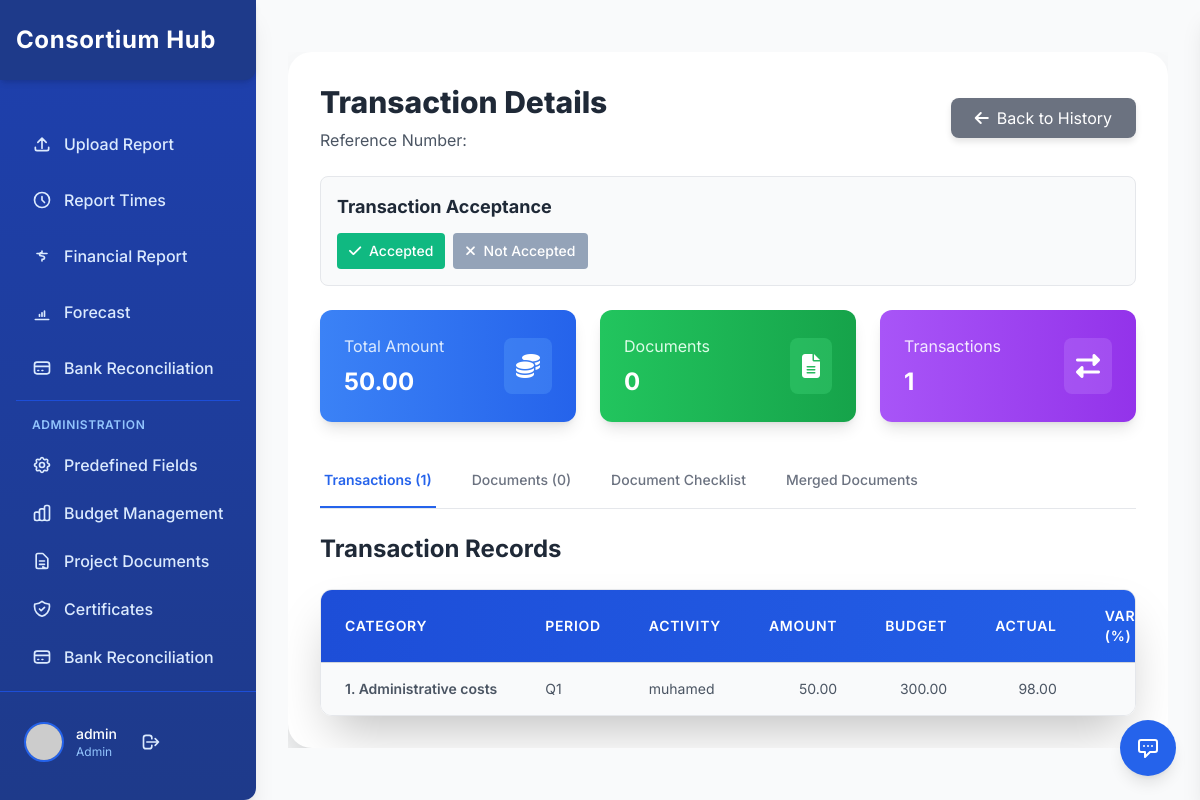
Page /transaction_detail.php?id=161 (signed in) on the committed database.
### tables this page shows
CREATE TABLE `budget_preview` (
  `PreviewID` int(11) NOT NULL,
  `BudgetHeading` varchar(255) DEFAULT NULL,
  `Outcome` varchar(255) DEFAULT NULL,
  `Activity` varchar(255) DEFAULT NULL,
  `BudgetLine` varchar(255) DEFAULT NULL,
  `Description` text DEFAULT NULL,
  `Partner` varchar(255) DEFAULT NULL,
  `EntryDate` date DEFAULT NULL,
  `Amount` decimal(18,2) DEFAULT NULL,
  `PVNumber` varchar(50) DEFAULT NULL,
  `Documents` varchar(255) DEFAULT NULL,
  `DocumentPaths` text DEFAULT NULL,
  `DocumentTypes` varchar(500) DEFAULT NULL,
  `OriginalNames` varchar(500) DEFAULT NULL,
  `QuarterPeriod` varchar(10) DEFAULT NULL,
  `CategoryName` varchar(255) DEFAULT NULL,
  `OriginalBudget` decimal(18,2) DEFAULT NULL,
  `RemainingBudget` decimal(18,2) DEFAULT NULL,
  `ActualSpent` decimal(18,2) DEFAULT NULL,
  `VariancePercentage` decimal(5,2) DEFAULT NULL,
  `CreatedAt` timestamp NOT NULL DEFAULT current_timestamp(),
  `UpdatedAt` timestamp NOT NULL DEFAULT current_timestamp() ON UPDATE current_timestamp(),
  `cluster` varchar(255) DEFAULT NULL,
  `budget_id` int(11) DEFAULT NULL,
  `ForecastAmount` decimal(18,2) DEFAULT NULL,
  `COMMENTS` varchar(255) DEFAULT NULL,
  `ACCEPTANCE` varchar(255) DEFAULT NULL
);

### transaction_detail.php (the view, shortened to what this page needs)
<?php
include 'setup_database.php';
$userRole = $_SESSION['role'] ?? '';
$transactionId = isset($_GET['id']) ? intval($_GET['id']) : 0;
$whereConditions = ["bp.PreviewID = ?"];
$params = [$transactionId];
$paramTypes = "i";
$whereClause = implode(" AND ", $whereConditions);
$transactionQuery = "SELECT
    bp.PreviewID,
    bp.BudgetHeading,
    bp.Description as Activity,
    bp.Partner,
    bp.EntryDate,
    bp.Amount,
    bp.PVNumber,
    bp.QuarterPeriod,
    bp.CategoryName,
    bp.OriginalBudget,
    bp.RemainingBudget,
    bp.ActualSpent,
    bp.ForecastAmount,
    bp.VariancePercentage,
    YEAR(bp.EntryDate) as TransactionYear,
    bp.DocumentPaths,
    bp.DocumentTypes,
    bp.OriginalNames,
    bp.cluster,
    bp.ACCEPTANCE,
    bp.COMMENTS
FROM budget_preview bp
WHERE " . $whereClause . "
ORDER BY bp.EntryDate DESC, bp.PreviewID DESC";
$stmt = $conn->prepare($transactionQuery);
$stmt->bind_param($paramTypes, ...$params);
$stmt->execute();
$transactionsResult = $stmt->get_result();
$transactions = [];
while ($row = $transactionsResult->fetch_assoc()) {
    $transactions[] = $row;
}
$firstTransaction = $transactions[0];
$pvNumber = $firstTransaction['PVNumber'] ?? 'N/A';
$allDocuments = [];
?>
<!DOCTYPE html>
<html lang="en">
<head>
    <script src="https://cdn.tailwindcss.com"></script>
    <link rel="stylesheet" href="https://cdnjs.cloudflare.com/ajax/libs/font-awesome/6.4.0/css/all.min.css">
</head>
<body>
    <?php include 'header.php'; ?>
    <div class="main-content-flex">
        <div class="content-container">
            <div id="transactionDetailSection" class="bg-white p-8 rounded-3xl shadow-2xl w-full mx-auto card-hover animate-fadeIn">
                <div class="flex justify-between items-center mb-6">
                    <div>
                        <h3 class="text-3xl font-extrabold text-gray-800">Transaction Details</h3>
                        <p class="text-gray-600 mt-2">Reference Number: <span class="font-semibold"><?php echo htmlspecialchars($pvNumber); ?></span></p>
                    </div>
                    <a href="history.php" class="bg-gray-500 hover:bg-gray-600 text-white py-2 px-6 rounded-lg transition-all duration-300 flex items-center btn-shadow">
                        <i class="fas fa-arrow-left mr-2"></i> Back to History
                    </a>
                </div>
                <?php if ($userRole === 'admin'): ?>
                    <?php
                    $accepted = isset($firstTransaction['ACCEPTANCE']) ? $firstTransaction['ACCEPTANCE'] : 0;
                    ?>
                    <div class="mb-6 p-4 bg-gray-50 rounded-lg border border-gray-200">
                        <h4 class="text-lg font-bold text-gray-800 mb-3">Transaction Acceptance</h4>
                        <div class="flex items-center gap-4">
                            <div class="flex gap-2">
                                <button class="btn-accept text-sm px-3 py-2 rounded <?php echo ($accepted == 1) ? 'accepted' : ''; ?>"
                                        onclick="setAcceptance(<?php echo $transactionId; ?>, 1)">
                                    <i class="fas fa-check mr-1"></i> Accepted
                                </button>
                                <button class="btn-reject text-sm px-3 py-2 rounded <?php echo ($accepted == 0) ? 'not-accepted' : ''; ?>"
                                        onclick="openCommentModal(<?php echo $transactionId; ?>)">
                                    <i class="fas fa-times mr-1"></i> Not Accepted
                                </button>
                            </div>
                        </div>
                    </div>
                <?php endif; ?>
             <div class="flex flex-wrap justify-center gap-6 mb-8">
    <div class="flex-1 min-w-[250px] max-w-[300px] bg-gradient-to-r from-blue-500 to-blue-600 rounded-xl p-6 text-white shadow-lg">
        <div class="flex justify-between items-center">
            <div>
                <p class="text-blue-100">Total Amount</p>
                <p class="text-2xl font-bold mt-2">
                    <?php
                    $totalAmount = array_sum(array_column($transactions, 'Amount'));
                    echo number_format($totalAmount, 2);
                    ?>
                </p>
            </div>
            <div class="bg-blue-400 bg-opacity-30 p-3 rounded-lg">
                <i class="fas fa-coins text-2xl"></i>
            </div>
        </div>
    </div>
    <div class="flex-1 min-w-[250px] max-w-[300px] bg-gradient-to-r from-green-500 to-green-600 rounded-xl p-6 text-white shadow-lg">
        <div class="flex justify-between items-center">
            <div>
                <p class="text-green-100">Documents</p>
                <p class="text-2xl font-bold mt-2"><?php echo count($allDocuments); ?></p>
            </div>
            <div class="bg-green-400 bg-opacity-30 p-3 rounded-lg">
                <i class="fas fa-file-alt text-2xl"></i>
            </div>
        </div>
    </div>
    <div class="flex-1 min-w-[250px] max-w-[300px] bg-gradient-to-r from-purple-500 to-purple-600 rounded-xl p-6 text-white shadow-lg">
        <div class="flex justify-between items-center">
            <div>
                <p class="text-purple-100">Transactions</p>
                <p class="text-2xl font-bold mt-2"><?php echo count($transactions); ?></p>
            </div>
            <div class="bg-purple-400 bg-opacity-30 p-3 rounded-lg">
                <i class="fas fa-exchange-alt text-2xl"></i>
            </div>
        </div>
    </div>
</div>
                <div class="mb-6 border-b border-gray-200">
                    <nav class="tab-container flex space-x-8">
                        <button onclick="showTab('transactions')" id="transactions-tab" class="tab-button py-4 px-1 border-b-2 font-medium text-sm active-tab">
                            Transactions (<?php echo count($transactions); ?>)
                        </button>
                        <button onclick="showTab('documents')" id="documents-tab" class="tab-button py-4 px-1 border-b-2 font-medium text-sm">
                            Documents (<?php echo count($allDocuments); ?>)
                        </button>
                        <button onclick="showTab('checklist')" id="checklist-tab" class="tab-button py-4 px-1 border-b-2 font-medium text-sm">
                            Document Checklist
                        </button>
                        <button onclick="showTab('merged')" id="merged-tab" class="tab-button py-4 px-1 border-b-2 font-medium text-sm">
                            Merged Documents
                        </button>
                    </nav>
                </div>
                <div id="transactions-tab-content" class="tab-content">
                    <h4 class="text-2xl font-bold text-gray-800 mb-6">Transaction Records</h4>
                    <div class="table-container rounded-xl shadow-2xl border border-gray-200 bg-white">
                        <table class="min-w-full divide-y divide-gray-300 financial-table">
                            <thead class="table-header">
                                <tr>
                                    <th scope="col" class="px-6 py-4 text-left text-sm font-bold uppercase tracking-wider">Category</th>
                                    <th scope="col" class="px-6 py-4 text-left text-sm font-bold uppercase tracking-wider">Period</th>
                                    <th scope="col" class="px-6 py-4 text-left text-sm font-bold uppercase tracking-wider">Activity</th>
                                    <th scope="col" class="px-6 py-4 text-right text-sm font-bold uppercase tracking-wider">Amount</th>
                                    <th scope="col" class="px-6 py-4 text-right text-sm font-bold uppercase tracking-wider">Budget</th>
                                    <th scope="col" class="px-6 py-4 text-right text-sm font-bold uppercase tracking-wider">Actual</th>
                                    <th scope="col" class="px-6 py-4 text-right text-sm font-bold uppercase tracking-wider">Variance (%)</th>
                                </tr>
                            </thead>
                            <tbody class="table-body divide-y divide-gray-200">
                                <?php foreach ($transactions as $transaction): ?>
                                    <?php
                                        $categoryDisplay = $transaction['CategoryName'] ?? $transaction['BudgetHeading'];
                                        $quarterDisplay = $transaction['QuarterPeriod'] ?? 'Unknown';
                                        $varianceClass = 'variance-neutral';
                                    ?>
                                    <tr>
                                        <td class="px-6 py-4 whitespace-nowrap text-sm font-semibold text-gray-900">
                                            <?php echo htmlspecialchars($categoryDisplay); ?>
                                        </td>
                                        <td class="px-6 py-4 whitespace-nowrap text-sm text-gray-700">
                                            <?php echo htmlspecialchars($quarterDisplay); ?>
                                        </td>
                                        <td class="px-6 py-4 whitespace-nowrap text-sm text-gray-700">
                                            <?php echo htmlspecialchars($transaction['Activity'] ?? 'N/A'); ?>
                                        </td>
                                        <td class="px-6 py-4 whitespace-nowrap text-sm text-gray-700 text-right">
                                            <?php echo number_format($transaction['Amount'] ?? 0, 2); ?>
                                        </td>
                                        <td class="px-6 py-4 whitespace-nowrap text-sm text-gray-700 text-right">
                                            <?php echo number_format($transaction['OriginalBudget'] ?? 0, 2); ?>
                                        </td>
                                        <td class="px-6 py-4 whitespace-nowrap text-sm text-gray-700 text-right">
                                            <?php echo number_format($transaction['ActualSpent'] ?? 0, 2); ?>
                                        </td>
                                        <td class="px-6 py-4 whitespace-nowrap text-sm text-gray-700 text-right <?php echo $varianceClass; ?>">
                                        </td>
                                    </tr>
                                <?php endforeach; ?>
                            </tbody>
                        </table>
                    </div>
                </div>
            </div>
        </div>
    </div>
</body>
</html>

### transaction_detail.php (style rules this page uses)
body { font-family: 'Poppins', 'Inter', sans-serif; background-color: #f0f4f8; }
.main-content-flex { display: flex; justify-content: center; padding: 2rem; }
.content-container { width: 100%; max-width: 1400px; }
.animate-fadeIn { animation: fadeIn 0.8s ease-out forwards; }
.card-hover { transition: transform 0.3s ease-out, box-shadow 0.3s ease-out; }
.btn-shadow { box-shadow: 0 4px 6px rgba(0,0,0,0.1); }
.financial-table { border-radius: 8px; overflow: hidden; box-shadow: 0 4px 10px rgba(0, 0, 0, 0.05), 0 1px 3px rgba(0, 0, 0, 0.1); }
.table-header { background: linear-gradient(to right, #1d4ed8, #2563eb); }
.table-header th { color: #ffffff; font-weight: 600; text-align: left; padding: 1rem 1.5rem; }
.table-body tr:nth-child(odd) { background-color: #f9fafb; }
.table-body td { padding: 1rem 1.5rem; color: #4b5563; font-size: 0.875rem; }
.variance-neutral { color: #64748b; font-weight: 600; }
.tab-container { overflow-x: auto; -webkit-overflow-scrolling: touch; }
.tab-button { color: #6b7280; border-bottom-color: transparent; white-space: nowrap; }
.tab-button.active-tab { color: #2563eb; border-bottom-color: #2563eb; font-weight: 600; }
.btn-accept { background: #94a3b8; color: white; border: none; border-radius: 0.375rem; padding: 0.25rem 0.5rem; font-weight: 500; transition: all 0.2s; cursor: pointer; }
.btn-accept.accepted { background: #10b981; }
.btn-reject { background: #94a3b8; color: white; border: none; border-radius: 0.375rem; padding: 0.25rem 0.5rem; font-weight: 500; transition: all 0.2s; cursor: pointer; }
.table-container { overflow-x: auto; -webkit-overflow-scrolling: touch; }

### header.php (style rules this page uses)
body { font-family: 'Inter', sans-serif; overflow-y: auto; overflow-x: hidden; }
.animate-fadeIn { animation: fadeIn 0.5s ease-out; }
.card-hover { transition: all 0.3s ease; }
.main-content-flex { flex: 1; min-width: 0; display: flex; flex-direction: column; }
.content-container { max-width: 100%; overflow-x: hidden; }

### rows in the picture
budget_preview: CategoryName "1. Administrative costs", QuarterPeriod "Q1", Description "muhamed", Amount "50.00", OriginalBudget "300.00", ActualSpent "98.00"

### other values in the picture
$_SESSION['username'] "admin"
$_SESSION['role'] "Admin"
$totalAmount "50.00"
count($allDocuments) "0"
count($transactions) "1"
